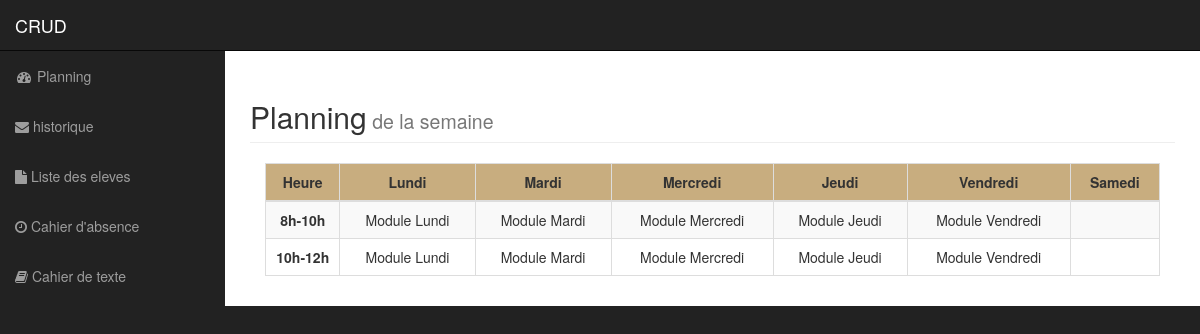
/index_eleve/ (signed in), run on an earlier commit of the app's database.
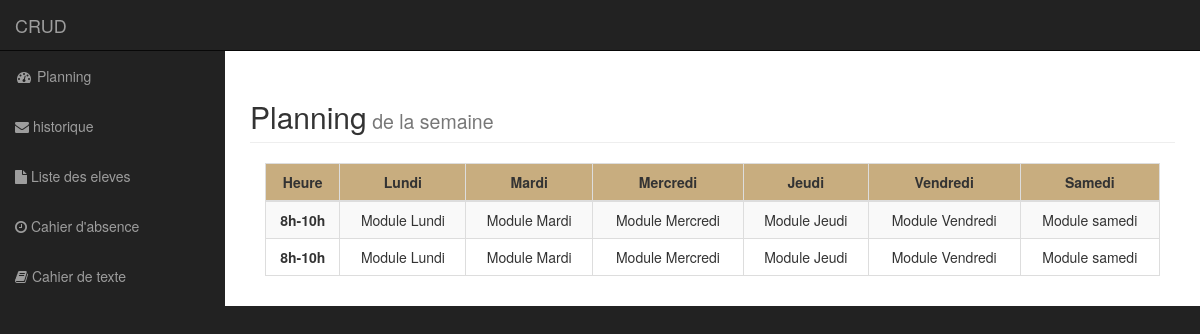
And on a later commit of the database.
### myapp/models.py (models this page shows, shortened)
class Planning(models.Model):
    heure = models.CharField(max_length=7, null=True)
    moduleLundi = models.CharField(max_length=30, blank=True)
    moduleMardi = models.CharField(max_length=30, blank=True)
    moduleMercredi = models.CharField(max_length=30, blank=True)
    moduleJeudi = models.CharField(max_length=30, blank=True)
    moduleVendredi = models.CharField(max_length=30, blank=True)
    moduleSamedi = models.CharField(max_length=30, blank=True)
    id_prof=models.ForeignKey('Responsable_Prof', on_delete=models.CASCADE)
    id_classe = models.ForeignKey('Classe', on_delete=models.CASCADE)
    class Meta:
        verbose_name_plural = "Planning"

### myapp/views.py (the view)
# urls.py: path('index_eleve/', views.Index_eleve, name='index_eleve'),
@login_required(login_url='login')
def Index_eleve(request):
    planning  = Planning.objects.all()
    return render(request, 'blog/index_eleve.html', locals())

### myapp/templates/blog/index_eleve.html (shortened to what the changed rows need)
<!DOCTYPE html>
<html lang="en">
<head>
    {% load static %}
    <link href="{% static 'blog/css/bootstrap.min.css' %}" rel="stylesheet">
    <link href="{% static 'blog/css/animate.min.css' %}" rel="stylesheet">
    <link href="{% static 'blog/css/sb-admin.css' %}" rel="stylesheet">
    <link href="{% static 'blog/css/plugins/morris.css' %}" rel="stylesheet">
    <link href="{% static 'blog/font-awesome/css/font-awesome.min.css' %}" rel="stylesheet" type="text/css">
</head>
<body>
    <div id="wrapper">
        <nav class="navbar navbar-inverse navbar-fixed-top" role="navigation">
            <div class="navbar-header">
                <a class="navbar-brand wow zoomIn" href="#">CRUD</a>
            </div>
        </nav>
        <div id="page-wrapper">
            <div class="container-fluid">
                <div class="row">
                    <div class="col-lg-12">
                        <h2 class="page-header animated fadeInLeft">
                            Planning<small> de la semaine</small>
                        </h2>
                    </div>
                </div>
             <div class="col-lg-12">
                        <div class="table-responsive">
                            <table class="table table-bordered table-hover table-striped animated fadeInRight">
                                <thead>
                                    <tr>
                                        <th class="col-lg-1" style="text-align: center; background-color: rgb(200, 173, 127);">Heure</th>
                                        <th class="" style="text-align: center; background-color: rgb(200, 173, 127);">Lundi</th>
                                        <th class="" style="text-align: center; background-color: rgb(200, 173, 127);">Mardi</th>
                                        <th class="" style="text-align: center; background-color: rgb(200, 173, 127);">Mercredi</th>
                                        <th class="" style="text-align: center; background-color: rgb(200, 173, 127);">Jeudi</th>
                                        <th class="" style="text-align: center; background-color: rgb(200, 173, 127);">Vendredi</th>
                                        <th class="" style="text-align: center; background-color: rgb(200, 173, 127);">Samedi</th>
                                    </tr>
                                </thead>
                                <tbody>
                            {% for i in planning %}
                            <tr style="text-align: center;">
                                <td><b>{{ i.heure }}</b></td>
                                <td>{{ i.moduleLundi }}</td>
                                <td>{{ i.moduleMardi }}</td>
                                <td>{{ i.moduleMercredi }}</td>
                                <td>{{ i.moduleJeudi }}</td>
                                <td>{{ i.moduleVendredi }}</td>
                                <td>{{ i.moduleSamedi }}</td>
                            </tr>
                             {% endfor %}
                                </tbody>
                            </table>
                        </div>
                    </div>
                </div>
            </div>
        </div>
</body>
</html>

What changed in the data, as far as the page shows it:
changed Planning (number 1 of 2 on the later page): moduleSamedi (not shown) → "Module samedi"
changed Planning (number 2 of 2 on the later page): heure "10h-12h" → "8h-10h"; moduleSamedi (not shown) → "Module samedi"
